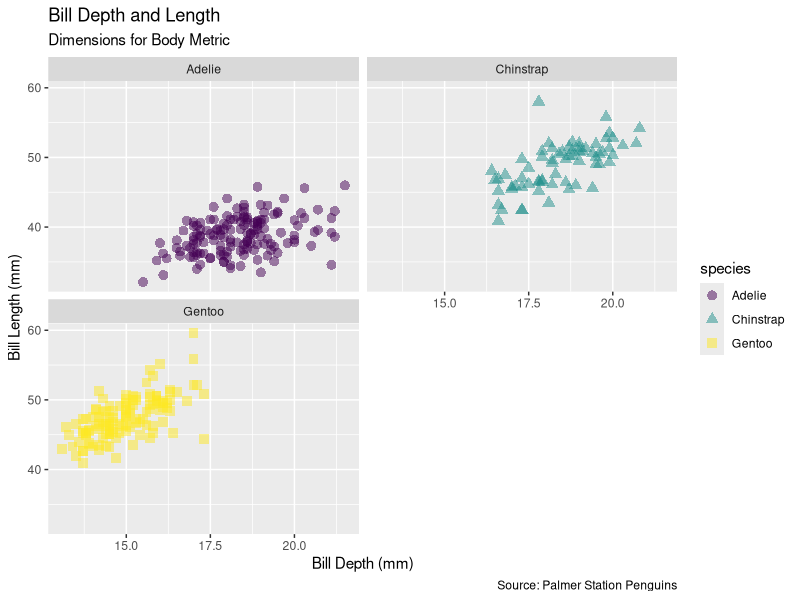

Reproduce this figure in R.
#learn how to use ggplot

#Created by Ray on 20220208
#### Week 3 BIOL551 lab
library(tidyverse)
library(palmerpenguins)
glimpse(penguins)
ggplot(data=penguins,
       mapping = aes(x = bill_depth_mm, #aesthetics is NOT the actual legend
                     y=bill_length_mm, 
                     color=species,
                     shape = species, #adds shape of data points
                     size = body_mass_g,
                     alpha=flipper_length_mm #transparency level baed on flipper length
                     )) +
  #below visualizes the points so names different from data frame
  geom_point(size=3, alpha=0.5)+ #enter setting inside brackets 
  labs(title = "Bill Depth and Length",
       subtitle = "Dimensions for Body Metric",
       x = "Bill Depth (mm)", y = "Bill Length (mm)",
       color = "species",
       caption = "Source: Palmer Station Penguins")+
  scale_color_viridis_d()+ #changes for color blindness
  facet_wrap(~species, ncol = 2) #only want the first 2 columns
#facet_grid(species~sex) #faceting bisects species vs sex
